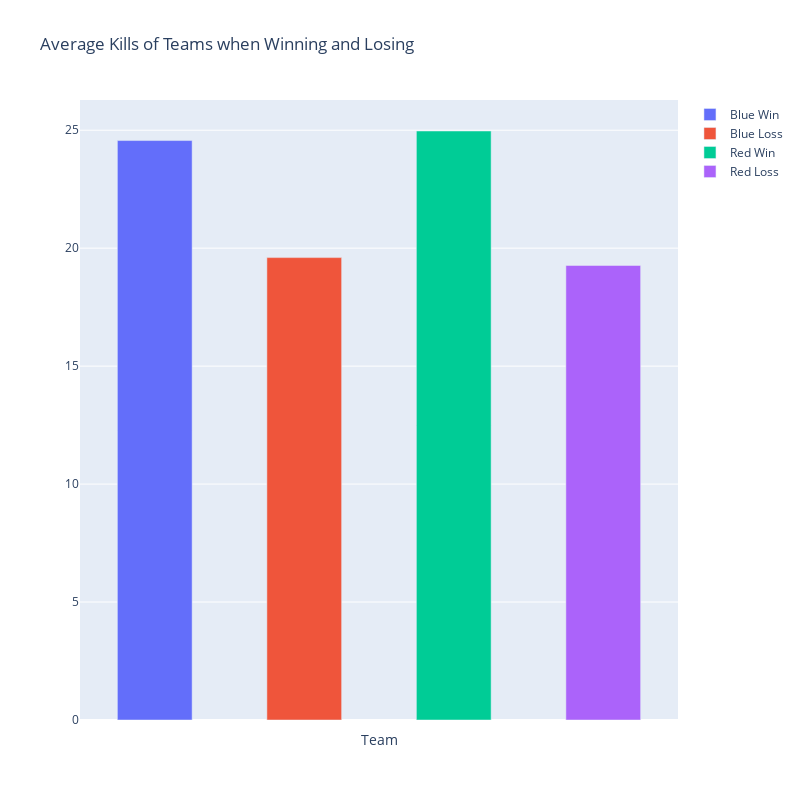

The code cell stored with this chart in its notebook:
### Markdown cell above
## Average Kills of Teams when Winning and Losing

### Code cell
fig = go.Figure(data=[
    go.Bar(name='Blue Win', x=[0], y=[np.mean(blue_win['blue_kills_by_timeline'])], width=0.5),
    go.Bar(name='Blue Loss', x=[1], y=[np.mean(red_win['blue_kills_by_timeline'])], width=0.5),
    go.Bar(name='Red Win', x=[2], y=[np.mean(red_win['red_kills_by_timeline'])], width=0.5),
    go.Bar(name='Red Loss', x=[3], y=[np.mean(blue_win['red_kills_by_timeline'])], width=0.5)
])

fig.update_layout(
    title='Average Kills of Teams when Winning and Losing',
    height=800,
    width=800,
    xaxis=dict(
        tickvals=[i for i in range(4)],
        ticktext=[i for i in ['Blue Win', 'Blue Loss', 'Red Win', 'Red Loss']],
        showticklabels=False,
        title='Team'
    ),
)

iplot(fig)

### Figure 1 — Plotly figure (JSON) as saved in the notebook; plotly's stock layout.template omitted (floating-point values rounded to 4 significant figures)
{"data": [{"name": "Blue Win", "type": "bar", "width": 0.5, "x": [0], "y": [24.56]}, {"name": "Blue Loss", "type": "bar", "width": 0.5, "x": [1], "y": [19.6]}, {"name": "Red Win", "type": "bar", "width": 0.5, "x": [2], "y": [24.97]}, {"name": "Red Loss", "type": "bar", "width": 0.5, "x": [3], "y": [19.27]}], "layout": {"height": 800, "title": {"text": "Average Kills of Teams when Winning and Losing"}, "width": 800, "xaxis": {"showticklabels": false, "ticktext": ["Blue Win", "Blue Loss", "Red Win", "Red Loss"], "tickvals": [0, 1, 2, 3], "title": {"text": "Team"}}}}
